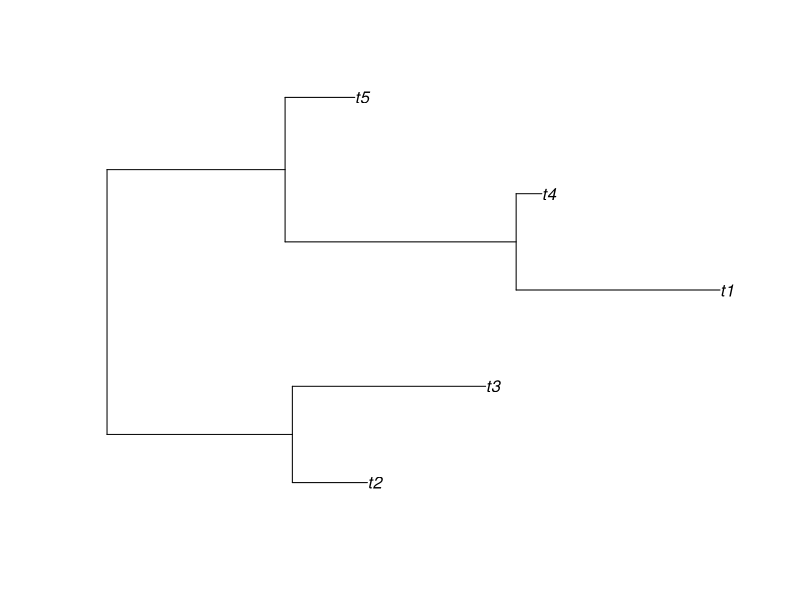

Write R code to recreate this figure. (Note: this script raises an error after producing the figure.)
library(tidyverse)
options(scipen = 999)
#rm(list = ls())

N <- 5

set.seed(944307) # sample(1e6,1)
tree <- ape::rtree(N); plot(tree)
A <- vcv.phylo(tree, corr = T); A
I <- diag(N); I


s2_phy_1 <- 1
s2_phy_2 <- 1
s2_res_1 <- 1
s2_res_2 <- 1
rho_phy <- 0*sqrt(s2_phy_1*s2_phy_2)
rho_res <- 0.5*sqrt(s2_res_1*s2_res_2)


Sigma_phy <- matrix(c(s2_phy_1,rho_phy,rho_phy,s2_phy_2),2,2); Sigma_phy
Sigma_res <- matrix(c(s2_res_1,rho_res,rho_res,s2_res_2),2,2); Sigma_res
Sigma <- kronecker(Sigma_phy,A) + kronecker(Sigma_res,I); Sigma

kronecker(Sigma_phy,A)

Sigma_partition <- function(i,j) Sigma_phy[i,j]*A + Sigma_res[i,j]*I
Sigma_12 <- Sigma_partition(1,2)
Sigma_22 <- Sigma_partition(2,2)

Sigma_12
solve(Sigma_22)

beta <- Sigma_12 %*% solve(Sigma_22)

c(s2_phy_1 = s2_phy_1,
  s2_phy_2 = s2_phy_2,
  s2_res_1 = s2_res_1,
  s2_res_2 = s2_res_2,
  rho_phy = rho_phy,
  rho_res = rho_res)

beta %>% round(3)
